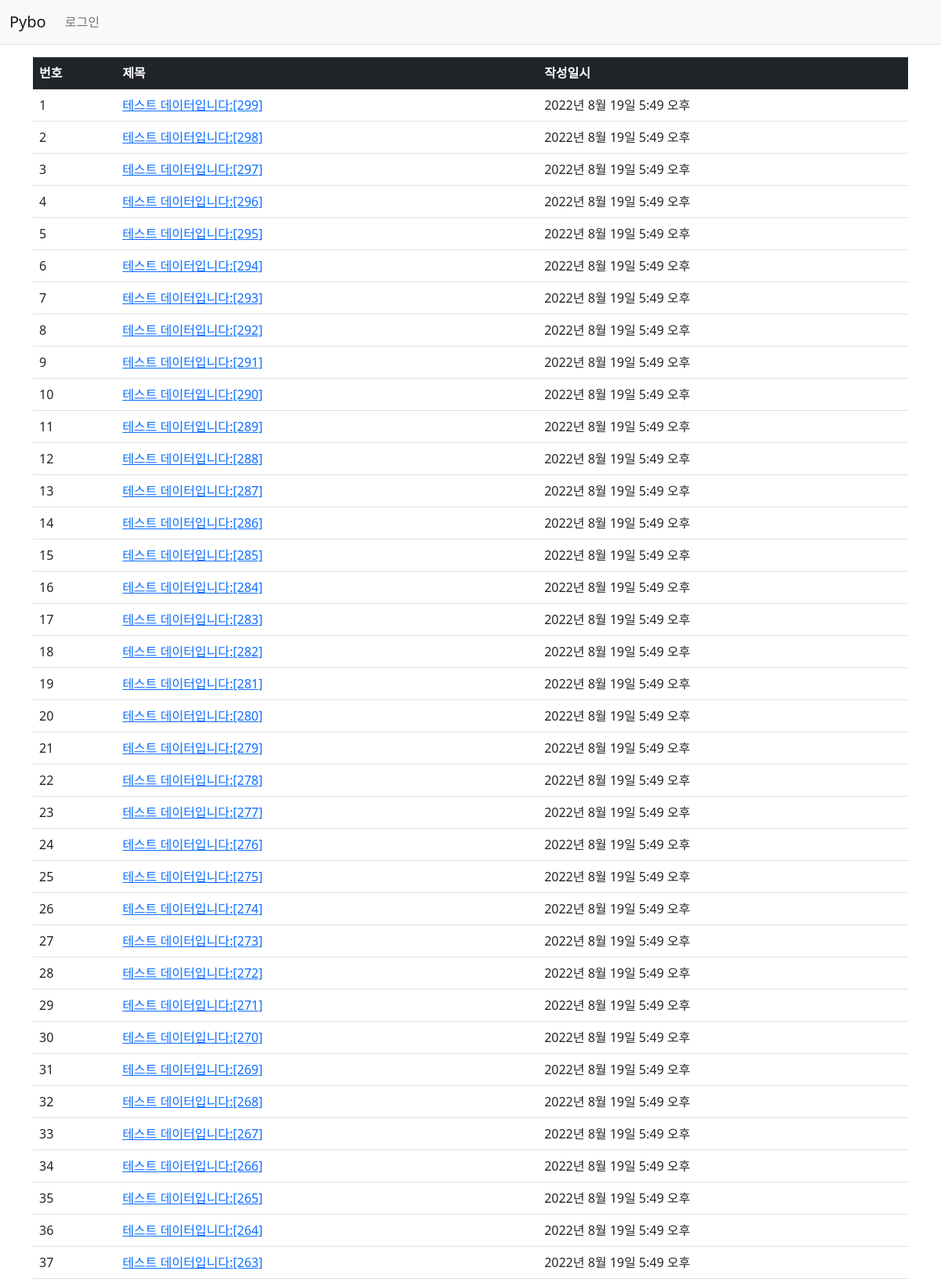
Screenshot of /pybo/ (upper part) with the database file from the repository.
### pybo/models.py (models this page shows)
class Question(models.Model):
    subject = models.CharField(max_length=200)
    content = models.TextField()
    create_date = models.DateTimeField()

### pybo/views.py (the view)
# urls.py: path('', views.index, name='index'),
def index(request):
    question_list = Question.objects.order_by('-create_date')
    context = {'question_list': question_list}
    return render(request, 'pybo/question_list.html', context)

### templates/pybo/question_list.html (shortened to what this page needs)
{%extends 'base.html' %}
{%block content %}
<div class="container my-3">
    <table class="table">
        <thead>
        <tr class="table-dark">
            <th>번호</th>
            <th>제목</th>
            <th>작성일시</th>
        </tr>
        </thead>
        <tbody>
        {% if question_list %}
        {% for question in question_list %}
        <tr>
            <td>{{ forloop.counter}}</td>
            <td>
                <a href="" {% url 'pybo:detail' question.id %}">{{question.subject}}</a>
            </td>
            <td>
                {{question.create_date}}
            </td>
        </tr>
        {% endfor %}
        {% else %}
        <tr>
            <td colspan="3">질문이 없습니다</td>
        </tr>
        {% endif %}
        </tbody>
    </table>
</div>
{% endblock %}

### rows the page displays
Question: subject "테스트 데이터입니다:[299]", create_date "2022년 8월 19일 5:49 오후"
Question: subject "테스트 데이터입니다:[298]", create_date "2022년 8월 19일 5:49 오후"
Question: subject "테스트 데이터입니다:[297]", create_date "2022년 8월 19일 5:49 오후"
Question: subject "테스트 데이터입니다:[296]", create_date "2022년 8월 19일 5:49 오후"
Question: subject "테스트 데이터입니다:[295]", create_date "2022년 8월 19일 5:49 오후"
Question: subject "테스트 데이터입니다:[294]", create_date "2022년 8월 19일 5:49 오후"
Question: subject "테스트 데이터입니다:[293]", create_date "2022년 8월 19일 5:49 오후"
Question: subject "테스트 데이터입니다:[292]", create_date "2022년 8월 19일 5:49 오후"
Question: subject "테스트 데이터입니다:[291]", create_date "2022년 8월 19일 5:49 오후"
Question: subject "테스트 데이터입니다:[290]", create_date "2022년 8월 19일 5:49 오후"
Question: subject "테스트 데이터입니다:[289]", create_date "2022년 8월 19일 5:49 오후"
Question: subject "테스트 데이터입니다:[288]", create_date "2022년 8월 19일 5:49 오후"
Question: subject "테스트 데이터입니다:[287]", create_date "2022년 8월 19일 5:49 오후"
Question: subject "테스트 데이터입니다:[286]", create_date "2022년 8월 19일 5:49 오후"
Question: subject "테스트 데이터입니다:[285]", create_date "2022년 8월 19일 5:49 오후"
Question: subject "테스트 데이터입니다:[284]", create_date "2022년 8월 19일 5:49 오후"
Question: subject "테스트 데이터입니다:[283]", create_date "2022년 8월 19일 5:49 오후"
Question: subject "테스트 데이터입니다:[282]", create_date "2022년 8월 19일 5:49 오후"
Question: subject "테스트 데이터입니다:[281]", create_date "2022년 8월 19일 5:49 오후"
Question: subject "테스트 데이터입니다:[280]", create_date "2022년 8월 19일 5:49 오후"
Question: subject "테스트 데이터입니다:[279]", create_date "2022년 8월 19일 5:49 오후"
Question: subject "테스트 데이터입니다:[278]", create_date "2022년 8월 19일 5:49 오후"
Question: subject "테스트 데이터입니다:[277]", create_date "2022년 8월 19일 5:49 오후"
Question: subject "테스트 데이터입니다:[276]", create_date "2022년 8월 19일 5:49 오후"
Question: subject "테스트 데이터입니다:[275]", create_date "2022년 8월 19일 5:49 오후"
Question: subject "테스트 데이터입니다:[274]", create_date "2022년 8월 19일 5:49 오후"
Question: subject "테스트 데이터입니다:[273]", create_date "2022년 8월 19일 5:49 오후"
Question: subject "테스트 데이터입니다:[272]", create_date "2022년 8월 19일 5:49 오후"
Question: subject "테스트 데이터입니다:[271]", create_date "2022년 8월 19일 5:49 오후"
Question: subject "테스트 데이터입니다:[270]", create_date "2022년 8월 19일 5:49 오후"
Question: subject "테스트 데이터입니다:[269]", create_date "2022년 8월 19일 5:49 오후"
Question: subject "테스트 데이터입니다:[268]", create_date "2022년 8월 19일 5:49 오후"
Question: subject "테스트 데이터입니다:[267]", create_date "2022년 8월 19일 5:49 오후"
Question: subject "테스트 데이터입니다:[266]", create_date "2022년 8월 19일 5:49 오후"
Question: subject "테스트 데이터입니다:[265]", create_date "2022년 8월 19일 5:49 오후"
Question: subject "테스트 데이터입니다:[264]", create_date "2022년 8월 19일 5:49 오후"
Question: subject "테스트 데이터입니다:[263]", create_date "2022년 8월 19일 5:49 오후"
